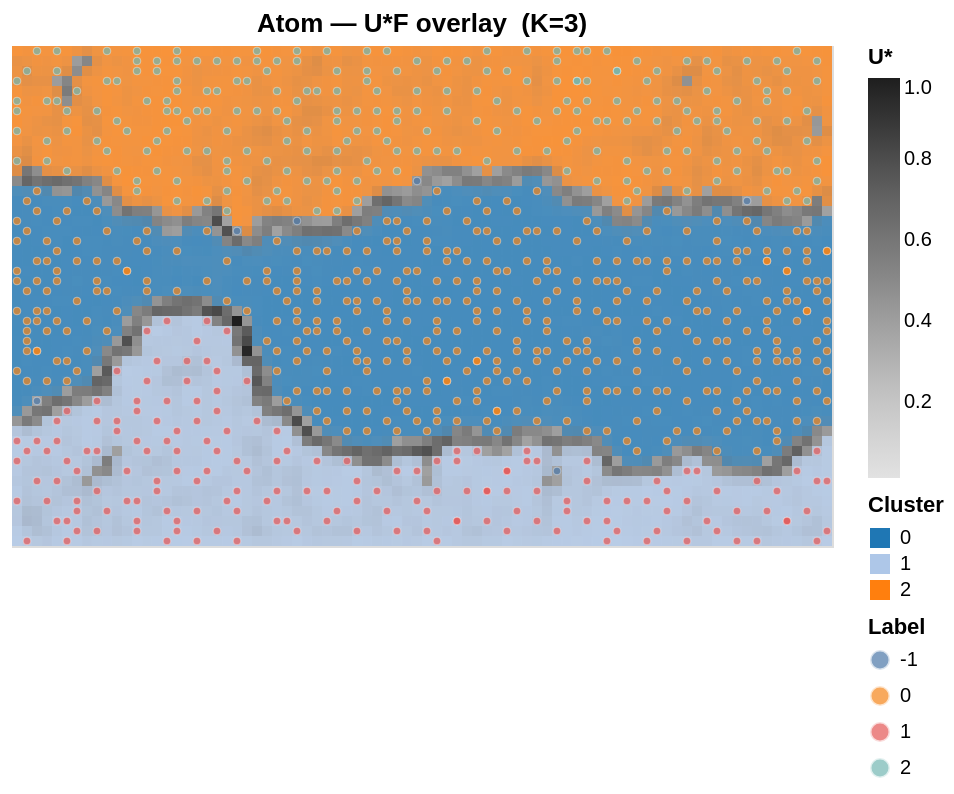

Notebook cell for this chart:
### Code cell
plot_ustar_cluster_overlay(
    clf_atom.ustar_, clf_atom.labels_,
    bmu_indices=som_atom.bmu_indices(data_atom_z),
    sample_labels=pred_atom,
    title=f'Atom — U*F overlay  (K={clf_atom.n_clusters_})',
    cell_pixels=5.0,
)

### Figure 1 — Vega-Lite specification as saved in the notebook (floating-point values rounded to 4 significant figures; data arrays with more than 128 entries replaced by an {"elided": "..."} marker saying what was removed)
{"config": {"view": {"continuousWidth": 300, "continuousHeight": 300}}, "layer": [{"data": {"name": "data-2cc18e633b77e5fffa1940481480187c"}, "mark": {"type": "rect"}, "encoding": {"color": {"field": "ustar", "legend": {"title": "U*"}, "scale": {"scheme": "greys"}, "type": "quantitative"}, "tooltip": [{"field": "col", "type": "quantitative"}, {"field": "row", "type": "quantitative"}, {"field": "ustar", "format": ".4f", "type": "quantitative"}], "x": {"axis": null, "field": "col", "sort": null, "type": "ordinal"}, "y": {"axis": null, "field": "row", "sort": "descending", "type": "ordinal"}}}, {"data": {"name": "data-2cc18e633b77e5fffa1940481480187c"}, "mark": {"type": "rect"}, "encoding": {"color": {"field": "cluster", "legend": {"title": "Cluster"}, "scale": {"scheme": "category20"}, "type": "nominal"}, "opacity": {"field": "opacity", "legend": null, "scale": {"domain": [0, 1]}, "type": "quantitative"}, "tooltip": [{"field": "col", "type": "quantitative"}, {"field": "row", "type": "quantitative"}, {"field": "cluster", "type": "quantitative"}, {"field": "ustar", "format": ".4f", "type": "quantitative"}], "x": {"axis": null, "field": "col", "sort": null, "type": "ordinal"}, "y": {"axis": null, "field": "row", "sort": "descending", "type": "ordinal"}}, "title": "Atom — U*F overlay  (K=3)", "transform": [{"filter": "(datum.cluster >= 0)"}]}, {"data": {"name": "data-46c246ae4629f1246567520abb23d00e"}, "mark": {"type": "circle", "opacity": 0.7, "size": 15.0, "stroke": "white", "strokeWidth": 0.3}, "encoding": {"color": {"field": "Label", "legend": {"title": "Label"}, "scale": {"scheme": "tableau10"}, "type": "nominal"}, "tooltip": [{"field": "col", "type": "quantitative"}, {"field": "row", "type": "quantitative"}, {"field": "Label", "type": "nominal"}], "x": {"axis": null, "field": "col", "sort": null, "type": "ordinal"}, "y": {"axis": null, "field": "row", "sort": "descending", "type": "ordinal"}}}], "height": {"step": 5.0}, "width": {"step": 5.0}, "$schema": "https://vega.github.io/schema/vega-lite/v6.4.1.json", "datasets": {"data-2cc18e633b77e5fffa1940481480187c": {"elided": "4100 records"}, "data-46c246ae4629f1246567520abb23d00e": {"elided": "800 records"}}}
